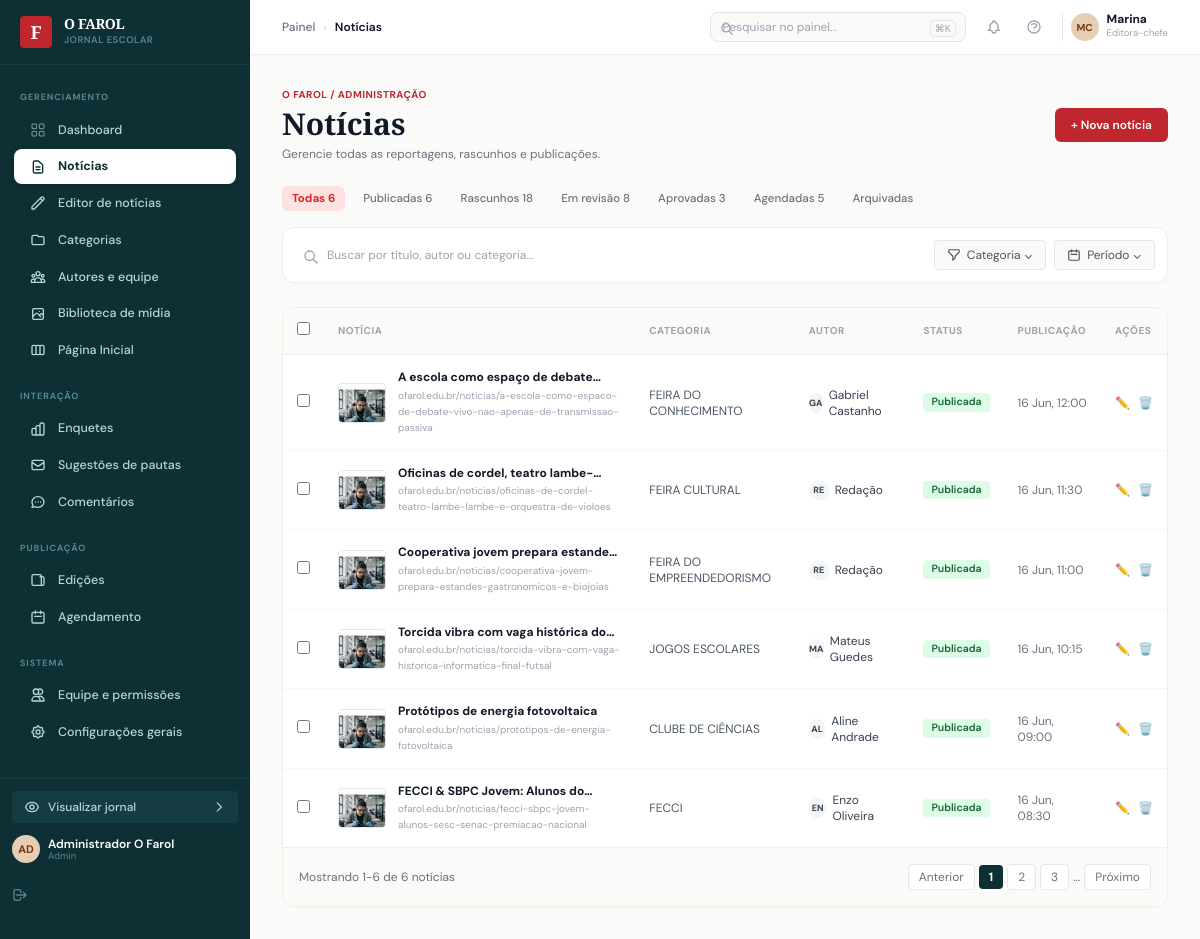
/admin/noticias.php (signed in), run on the app's committed database.
### tables this page shows
CREATE TABLE `noticias` (
  `id` INT AUTO_INCREMENT PRIMARY KEY,
  `categoria_id` INT NOT NULL,
  `edicao_id` INT NULL,
  `titulo` VARCHAR(255) NOT NULL,
  `subtitulo` TEXT NULL,
  `slug` VARCHAR(255) NOT NULL UNIQUE,
  `chapeu` VARCHAR(80) NULL,  
  `conteudo` LONGTEXT NOT NULL,
  `citacao_destaque` TEXT NULL,  
  `citacao_autor` VARCHAR(150) NULL,
  `imagem_capa` VARCHAR(255) NULL,
  `legenda_capa` TEXT NULL,
  `credito_foto` VARCHAR(150) NULL,
  `tempo_leitura` INT NOT NULL DEFAULT 3,  
  `professor_orientador` VARCHAR(150) NULL,  
  `status` ENUM('rascunho', 'revisao', 'aprovado', 'agendado', 'publicado', 'arquivado') NOT NULL DEFAULT 'publicado',
  `agendado_para` DATETIME NULL,
  `publicado_em` DATETIME NULL,
  `posicao_homepage` ENUM('nenhuma', 'manchete_hero', 'ciencia_tecnica', 'jogos_esportes', 'cultura_empreendedorismo', 'coluna_opiniao') NOT NULL DEFAULT 'nenhuma',
  `ordem_home` INT NOT NULL DEFAULT 0,
  `visualizacoes` INT NOT NULL DEFAULT 0,
  `meta_keywords` VARCHAR(255) NULL,
  `meta_description` TEXT NULL,
  `criado_por` INT NULL,
  `criado_em` TIMESTAMP DEFAULT CURRENT_TIMESTAMP,
  `atualizado_em` TIMESTAMP DEFAULT CURRENT_TIMESTAMP ON UPDATE CURRENT_TIMESTAMP,
  FOREIGN KEY (`categoria_id`) REFERENCES `categorias`(`id`) ON DELETE CASCADE,
  FOREIGN KEY (`edicao_id`) REFERENCES `edicoes`(`id`) ON DELETE SET NULL,
  FOREIGN KEY (`criado_por`) REFERENCES `usuarios`(`id`) ON DELETE SET NULL,
  INDEX `idx_slug` (`slug`),
  INDEX `idx_status_pub` (`status`, `publicado_em`),
  INDEX `idx_home` (`posicao_homepage`)
);

CREATE TABLE `categorias` (
  `id` INT AUTO_INCREMENT PRIMARY KEY,
  `nome` VARCHAR(80) NOT NULL,
  `slug` VARCHAR(100) NOT NULL UNIQUE,
  `descricao` VARCHAR(255) NULL,
  `cor` VARCHAR(30) DEFAULT '#b91c1c',  
  `ordem` INT NOT NULL DEFAULT 0,
  `no_menu` TINYINT(1) NOT NULL DEFAULT 1,
  `ativo` TINYINT(1) NOT NULL DEFAULT 1,
  `criado_em` TIMESTAMP DEFAULT CURRENT_TIMESTAMP
);

### includes/functions.php (called while the page is built, shortened)
<?php
function e(?string $string): string {
    return htmlspecialchars((string)$string, ENT_QUOTES, 'UTF-8');
}

### admin/noticias.php (the view, shortened to what this page needs)
<?php
require_once __DIR__ . '/header.php';
$pdo = getDBConnection();
$status_filter = $_GET['status'] ?? 'todas';
$search_query = trim($_GET['q'] ?? '');
$counts = ['todas' => 128, 'publicadas' => 94, 'rascunhos' => 18, 'revisao' => 8, 'aprovadas' => 3, 'agendadas' => 5, 'arquivadas' => 0];
if ($pdo) {
    try {
        $stmtTot = $pdo->query("SELECT status, COUNT(*) as qtd FROM noticias GROUP BY status");
        $bdCounts = $stmtTot->fetchAll();
        $totalAll = 0;
        foreach ($bdCounts as $bc) {
            $st = $bc['status'];
            $qtd = (int)$bc['qtd'];
            $totalAll += $qtd;
            if ($st === 'publicado') $counts['publicadas'] = $qtd;
            elseif ($st === 'rascunho') $counts['rascunhos'] = $qtd;
            elseif ($st === 'revisao') $counts['revisao'] = $qtd;
            elseif ($st === 'aprovado') $counts['aprovadas'] = $qtd;
            elseif ($st === 'agendado') $counts['agendadas'] = $qtd;
            elseif ($st === 'arquivado') $counts['arquivadas'] = $qtd;
        }
        if ($totalAll > 0) $counts['todas'] = $totalAll;
    } catch (Exception $e) {}
}
$noticias = [];
if ($pdo) {
    try {
        $where = "1=1";
        $params = [];
        $stmt = $pdo->prepare("SELECT n.*, c.nome as categoria_nome,
                               COALESCE((SELECT a.nome FROM autores a JOIN noticia_autores na ON a.id = na.autor_id WHERE na.noticia_id = n.id LIMIT 1), 'Redação') as autor_nome
                               FROM noticias n
                               JOIN categorias c ON n.categoria_id = c.id
                               WHERE $where
                               ORDER BY n.id DESC");
        $stmt->execute($params);
        $bdNews = $stmt->fetchAll();
        foreach ($bdNews as $bn) {
            $noticias[] = [
                'id' => $bn['id'],
                'titulo' => $bn['titulo'],
                'categoria_nome' => $bn['categoria_nome'],
                'autor_nome' => $bn['autor_nome'],
                'status' => $bn['status'],
                'data' => date('d M, H:i', strtotime($bn['publicado_em'] ?? $bn['criado_em'] ?? 'now')),
                'foto' => !empty($bn['foto_capa']) ? $bn['foto_capa'] : 'assets/images/ciencia-lab.jpg',
                'slug' => $bn['slug']
            ];
        }
    } catch (Exception $e) {}
}
?>
<div class="flex items-center justify-between mb-6">
  <div>
    <div class="text-[10px] font-bold text-[#c0262d] uppercase tracking-wider mb-1">O FAROL / ADMINISTRAÇÃO</div>
    <h1 class="text-3xl font-editorial-heading font-bold text-[#111827]">Notícias</h1>
    <p class="text-xs text-gray-500 mt-1">Gerencie todas as reportagens, rascunhos e publicações.</p>
  </div>
  <a href="<?= BASE_URL ?>/admin/editor.php" class="btn-admin-red">
    + Nova notícia
  </a>
</div>
<div class="flex flex-wrap gap-2 mb-4">
  <a href="?status=todas" class="admin-pill-tab <?= $status_filter === 'todas' ? 'active' : '' ?>">Todas <?= $counts['todas'] ?></a>
  <a href="?status=publicadas" class="admin-pill-tab <?= $status_filter === 'publicadas' ? 'active' : '' ?>">Publicadas <?= $counts['publicadas'] ?></a>
  <a href="?status=rascunhos" class="admin-pill-tab <?= $status_filter === 'rascunhos' ? 'active' : '' ?>">Rascunhos <?= $counts['rascunhos'] ?></a>
  <a href="?status=revisao" class="admin-pill-tab <?= $status_filter === 'revisao' ? 'active' : '' ?>">Em revisão <?= $counts['revisao'] ?></a>
  <a href="?status=aprovadas" class="admin-pill-tab <?= $status_filter === 'aprovadas' ? 'active' : '' ?>">Aprovadas <?= $counts['aprovadas'] ?></a>
  <a href="?status=agendadas" class="admin-pill-tab <?= $status_filter === 'agendadas' ? 'active' : '' ?>">Agendadas <?= $counts['agendadas'] ?></a>
  <a href="?status=arquivadas" class="admin-pill-tab <?= $status_filter === 'arquivadas' ? 'active' : '' ?>">Arquivadas</a>
</div>
<form method="GET" action="" class="admin-card p-3 mb-6 flex flex-wrap items-center justify-between gap-3">
  <div class="relative flex-1 min-w-[280px]">
    <input type="text" name="q" value="<?= e($search_query) ?>" placeholder="Buscar por título, autor ou categoria..."
           class="w-full pl-8 pr-3 py-1.5 text-xs bg-transparent border-0 focus:outline-none">
    <svg class="w-4 h-4 text-gray-400 absolute left-2 top-2" fill="none" stroke="currentColor" viewBox="0 0 24 24"><path stroke-linecap="round" stroke-linejoin="round" stroke-width="2" d="M21 21l-6-6m2-5a7 7 0 11-14 0 7 7 0 0114 0z"/></svg>
  </div>
  <div class="flex items-center gap-2 text-xs">
    <button type="button" class="border border-gray-200 rounded px-3 py-1.5 bg-[#fafaf8] text-gray-600 flex items-center gap-1.5">
      <svg class="w-3.5 h-3.5" fill="none" stroke="currentColor" viewBox="0 0 24 24"><path stroke-linecap="round" stroke-linejoin="round" stroke-width="2" d="M3 4a1 1 0 011-1h16a1 1 0 011 1v2.586a1 1 0 01-.293.707l-6.414 6.414a1 1 0 00-.293.707V17l-4 4v-6.586a1 1 0 00-.293-.707L3.293 7.293A1 1 0 013 6.586V4z"/></svg>
      Categoria ⌄
    </button>
    <button type="button" class="border border-gray-200 rounded px-3 py-1.5 bg-[#fafaf8] text-gray-600 flex items-center gap-1.5">
      <svg class="w-3.5 h-3.5" fill="none" stroke="currentColor" viewBox="0 0 24 24"><path stroke-linecap="round" stroke-linejoin="round" stroke-width="2" d="M8 7V3m8 4V3m-9 8h10M5 21h14a2 2 0 002-2V7a2 2 0 00-2-2H5a2 2 0 00-2 2v12a2 2 0 002 2z"/></svg>
      Período ⌄
    </button>
  </div>
</form>
<div class="admin-card overflow-hidden">
  <table class="w-full text-left text-xs">
    <thead>
      <tr class="border-b border-[#f0eee9] text-[10px] font-bold text-gray-400 uppercase tracking-wider bg-[#fafaf8]">
        <th class="p-3.5 w-8"><input type="checkbox" class="rounded text-[#c0262d]"></th>
        <th class="p-3.5">NOTÍCIA</th>
        <th class="p-3.5">CATEGORIA</th>
        <th class="p-3.5">AUTOR</th>
        <th class="p-3.5">STATUS</th>
        <th class="p-3.5">PUBLICAÇÃO</th>
        <th class="p-3.5">AÇÕES</th>
      </tr>
    </thead>
    <tbody class="divide-y divide-[#f7f6f2]">
      <?php foreach ($noticias as $item): ?>
        <tr class="hover:bg-[#fafaf8] transition-colors">
          <td class="p-3.5"><input type="checkbox" class="rounded text-[#c0262d]"></td>
          <td class="p-3.5">
            <div class="flex items-center gap-3">
              <img src="<?= BASE_URL ?>/<?= e($item['foto']) ?>" class="w-12 h-10 object-cover rounded border border-gray-200 flex-shrink-0">
              <div>
                <a href="<?= BASE_URL ?>/admin/editor.php?id=<?= $item['id'] ?>" class="font-bold text-gray-900 hover:text-[#c0262d] leading-snug line-clamp-1">
                  <?= e($item['titulo']) ?>
                </a>
                <span class="text-[10px] text-gray-400 block mt-0.5">ofarol.edu.br/noticias/<?= e($item['slug']) ?></span>
              </div>
            </div>
          </td>
          <td class="p-3.5 text-gray-600"><?= e($item['categoria_nome']) ?></td>
          <td class="p-3.5">
            <div class="flex items-center gap-1.5">
              <div class="w-5 h-5 rounded-full bg-gray-100 text-gray-700 text-[9px] font-bold flex items-center justify-center">
                <?= strtoupper(substr($item['autor_nome'], 0, 2)) ?>
              </div>
              <span class="text-gray-700"><?= e($item['autor_nome']) ?></span>
            </div>
          </td>
          <td class="p-3.5">
            <?php if ($item['status'] === 'publicado'): ?>
              <span class="badge-status badge-status-published">Publicada</span>
            <?php elseif ($item['status'] === 'revisao'): ?>
              <span class="badge-status badge-status-review">Em revisão</span>
            <?php elseif ($item['status'] === 'agendado'): ?>
              <span class="badge-status badge-status-scheduled">Agendada</span>
            <?php else: ?>
              <span class="badge-status badge-status-draft">Rascunho</span>
            <?php endif; ?>
          </td>
          <td class="p-3.5 text-gray-500 whitespace-nowrap"><?= e($item['data']) ?></td>
          <td class="p-3.5 text-right whitespace-nowrap">
            <div class="flex items-center justify-end gap-2">
              <a href="<?= BASE_URL ?>/admin/editor.php?id=<?= $item['id'] ?>" class="text-xs text-gray-600 hover:text-[#c0262d] font-bold" title="Editar">
                ✏️
              </a>
              <a href="?deletar_id=<?= $item['id'] ?>" onclick="return confirm('Deseja realmente excluir esta notícia?')" class="text-xs text-red-500 hover:text-red-700 font-bold" title="Excluir">
                🗑️
              </a>
            </div>
          </td>
        </tr>
      <?php endforeach; ?>
    </tbody>
  </table>
  <div class="p-4 border-t border-[#f0eee9] flex items-center justify-between text-xs text-gray-500 bg-[#fafaf8]">
    <span>Mostrando 1-<?= count($noticias) ?> de <?= $counts['todas'] ?> notícias</span>
    <div class="flex items-center gap-1">
      <button class="px-2.5 py-1 rounded border border-gray-200 bg-white">Anterior</button>
      <button class="px-2.5 py-1 rounded bg-[#0e2f33] text-white font-bold">1</button>
      <button class="px-2.5 py-1 rounded border border-gray-200 bg-white">2</button>
      <button class="px-2.5 py-1 rounded border border-gray-200 bg-white">3</button>
      <span>...</span>
      <button class="px-2.5 py-1 rounded border border-gray-200 bg-white">Próximo</button>
    </div>
  </div>
</div>
<?php require_once __DIR__ . '/footer.php'; ?>

### assets/css/admin-fiel.css (style rules this page uses)
:root { --admin-sidebar-bg: #0e2f33; --admin-sidebar-hover: #153c41; --admin-sidebar-text: #a0bec1; --admin-sidebar-active-bg: #ffffff; --admin-sidebar-active-text: #0e2f33; --admin-body-bg: #fafaf8; --admin-card-bg: #ffffff; --admin-border: #f0eee9; --admin-border-dark: #e5e3dc; --admin-red: #c0262d; --admin-red-hover: #a11c22; --admin-tag-red: #fff1f2; --admin-tag-red-text: #e11d48; }
body { background-color: var(--admin-body-bg); color: #1f2937; font-family: 'DM Sans', -apple-system, BlinkMacSystemFont, "Segoe UI", Roboto, sans-serif; margin: 0; padding: 0; -webkit-font-smoothing: antialiased; }
.font-editorial-heading { font-family: 'Playfair Display', Georgia, serif; }
.btn-admin-red { background-color: var(--admin-red); color: #ffffff; font-size: 12px; font-weight: 600; padding: 8px 16px; border-radius: 6px; border: none; cursor: pointer; display: inline-flex; align-items: center; gap: 6px; text-decoration: none; transition: background-color 0.15s ease, transform 0.1s ease; }
.admin-card { background: #ffffff; border: 1px solid #f0eee9; border-radius: 12px; box-shadow: 0 1px 3px rgba(0,0,0,0.02); }
.admin-pill-tab { font-size: 11.5px; font-weight: 500; padding: 4px 10px; border-radius: 6px; color: #6b7280; text-decoration: none; display: inline-flex; align-items: center; gap: 4px; transition: all 0.15s ease; }
.admin-pill-tab.active { background-color: #fee2e2; color: #dc2626; font-weight: 700; }
.badge-status { font-size: 10.5px; font-weight: 600; padding: 2px 8px; border-radius: 4px; display: inline-block; line-height: 1.4; }
.badge-status-published { background-color: #dcfce7; color: #166534; }

### data on the page
noticias: id "6", tempo_leitura "3", titulo "A escola como espaço de…", slug "a-escola-como-espaco-de-debate-vivo-nao-apenas-de-transmissao-passiva", categoria.nome "FEIRA DO CONHECIMENTO", autor_nome "GA", autor_nome "Gabriel Castanho", status "Publicada", data "16 Jun, 12:00"
noticias: titulo "Oficinas de cordel,…", slug "oficinas-de-cordel-teatro-lambe-lambe-e-orquestra-de-violoes", categoria.nome "FEIRA CULTURAL", autor_nome "RE", autor_nome "Redação", status "Publicada", data "16 Jun, 11:30"
noticias: titulo "Cooperativa jovem prepara…", slug "cooperativa-jovem-prepara-estandes-gastronomicos-e-biojoias", categoria.nome "FEIRA DO EMPREENDEDORISMO", autor_nome "RE", autor_nome "Redação", status "Publicada", data "16 Jun, 11:00"
noticias: titulo "Torcida vibra com vaga histórica…", slug "torcida-vibra-com-vaga-historica-informatica-final-futsal", categoria.nome "JOGOS ESCOLARES", autor_nome "MA", autor_nome "Mateus Guedes", status "Publicada", data "16 Jun, 10:15"
noticias: imagem_capa (picture), titulo "Protótipos de energia fotovoltaica", slug "prototipos-de-energia-fotovoltaica", categoria.nome "CLUBE DE CIÊNCIAS", autor_nome "AL", autor_nome "Aline Andrade", status "Publicada", data "16 Jun, 09:00"
noticias: titulo "FECCI & SBPC Jovem: Alunos…", slug "fecci-sbpc-jovem-alunos-sesc-senac-premiacao-nacional", categoria.nome "FECCI", autor_nome "EN", autor_nome "Enzo Oliveira", status "Publicada", data "16 Jun, 08:30"

### other printed values
substr($user['nome'] ?? 'MC', 0, 2) "AD"
$user['nome'] ?: 'Marina Costa' "Administrador O Farol"
$user['papel'] "Admin"
$admin_breadcrumb "Notícias"
$counts['rascunhos'] "18"
$counts['revisao'] "8"
$counts['agendadas'] "5"
count($noticias) "6"
